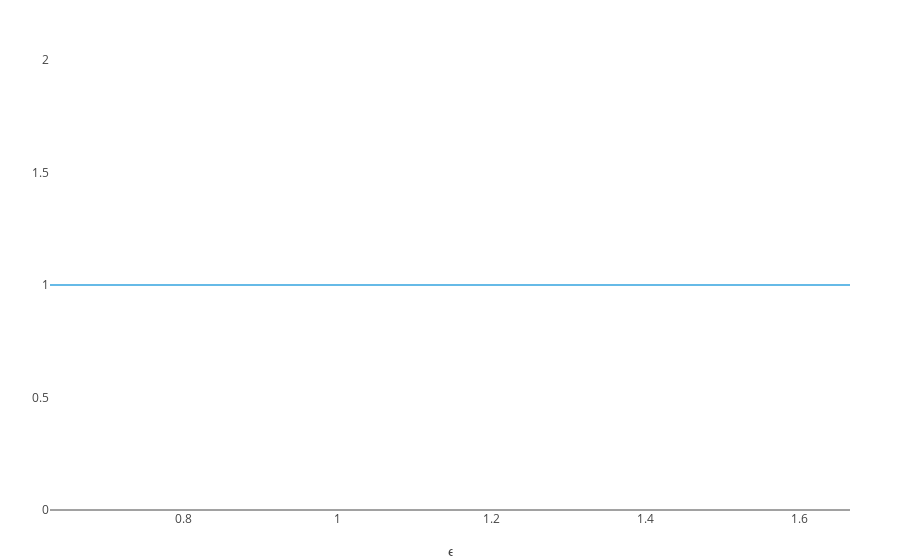

The notebook cell saved with this chart:
### Markdown cell above
Underneath we can see that there is only one class (Most persistent feature) from our data for $H_{2}$ and we can expect to see only one class in the persistent diagram as well

### Code cell
plotbarcode_pjs(PH,dim=2)

### Figure 1 — Plotly figure (JSON) as saved in the notebook; plotly's stock layout.template omitted (floating-point values rounded to 4 significant figures)
{"data": [{"line": {"color": "#66BAE7", "width": 2}, "mode": "lines", "name": "Dimension 2", "type": "scatter", "x": [0.6262, 1.666], "y": [1, 1]}], "layout": {"margin": {"b": 50, "l": 50, "r": 50, "t": 60}, "xaxis": {"rangevar": [-0.001, 1.667], "showgrid": false, "title": "ϵ", "zeroline": false}, "yaxis": {"rangevar": [0, 1.1], "showgrid": false, "ticks": false}}}
